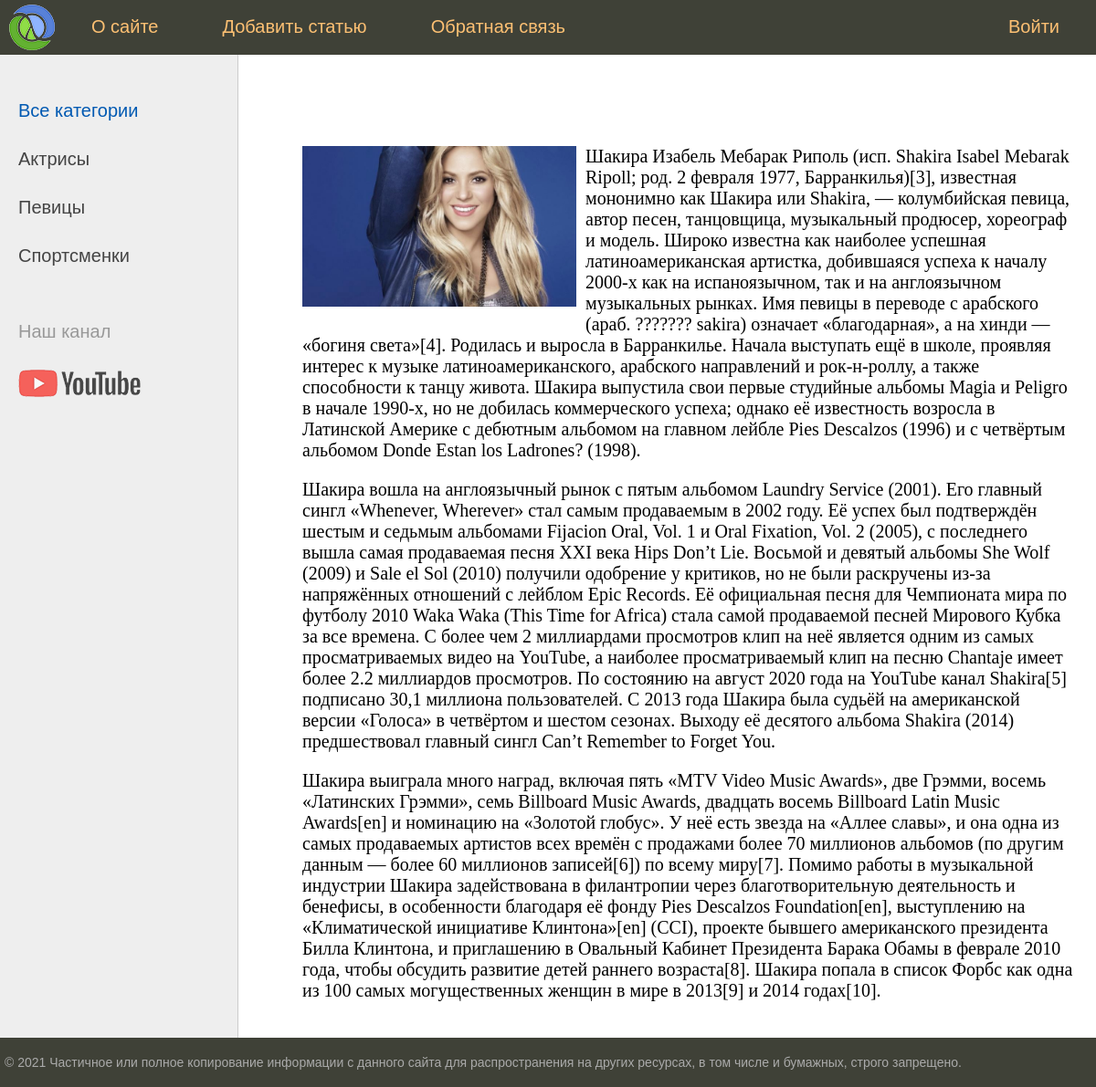
The page /post/shakira (signed in) on the database its author committed.
### women/models.py (models this page shows, shortened)
class Category(models.Model):
    name = models.CharField(max_length=100, db_index=True, verbose_name='Категория')
    slug = models.SlugField(max_length=255, unique=True, db_index=True, verbose_name='URL')
    def get_absolute_url(self):
        return reverse('category', kwargs={'cat_slug': self.slug})
    class Meta:
        verbose_name = 'Категория'
        verbose_name_plural = 'Категории'
        ordering = ['id']

class Women(models.Model):
    title = models.CharField(max_length=255, verbose_name='Заголовок')
    slug = models.SlugField(max_length=255, unique=True, db_index=True, verbose_name='URL')
    content = models.TextField(blank=True, verbose_name='Текст статьи')
    photo = models.ImageField(upload_to='photos/%Y/%m/%d/', verbose_name='Фотография')
    time_create = models.DateTimeField(auto_now_add=True, verbose_name='Дата создания')
    time_update = models.DateTimeField(auto_now=True, verbose_name='Дата именения')
    is_published = models.BooleanField(default=True, verbose_name='Опубликовано')
    cat = models.ForeignKey('Category', on_delete=models.PROTECT, verbose_name='Категория')
    def __str__(self):
        return self.title
    class Meta:
        verbose_name = 'Известные женщины'
        verbose_name_plural = 'Известные женщины'
        ordering = ['-time_create', 'title']

### women/views.py (the view)
# urls.py: path('post/<slug:post_slug>', ShowPost.as_view(), name='post'),
class ShowPost(DataMixin, DetailView):
    model = Women
    template_name = 'women/post.html'
    slug_url_kwarg = 'post_slug'
    context_object_name = 'post'
    def get_context_data(self, *, object_list=None, **kwargs):
        context = super().get_context_data(**kwargs)
        c_def = self.get_user_context(title=context['post'])
        return dict(list(context.items()) + list(c_def.items()))

### women/utils.py (called while the page is built)
    def get_user_context(self, **kwargs):
        context = kwargs
        cats = Category.objects.annotate(Count('women'))
        user_menu = menu.copy()
        if not self.request.user.is_authenticated:
            user_menu.pop(1)
        context['menu'] = user_menu
        context['cats'] = cats
        if 'cat_selected' not in context:
            context['cat_selected'] = 0
        return context

### women/templates/women/post.html
{% extends 'women/base.html' %}
{% block content %}
    {% if post.photo %}
        <p><img src="{{ post.photo.url }}" alt="" class="img-article-left"></p>
    {% endif %}
    {{ post.content|linebreaks }}
{% endblock %}

### women/templates/women/base.html (shortened to what this page needs)
{% load static %}
{% load women_tags %}
<!DOCTYPE html>
<html>
<head>
	<link type="text/css" href="{% static 'women/css/styles.css' %}" rel="stylesheet" />
</head>
<body>
<table class="table-page" border=0 cellpadding="0" cellspacing="0">
<tr><td valign=top>
{% block mainmenu %}
		<div class="header">
			<ul id="mainmenu" class="mainmenu">
			<li class="logo"><a href="{% url 'home' %}"><div class="logo"></div></a></li>
{% for m in menu %}
	{% if not forloop.last %}
			<li><a href="{% url m.url_name %}">{{m.title}}</a></li>
	{% else %}
			<li class="last"><a href="{% url m.url_name %}">{{m.title}}</a></li>
	{% endif %}
{% endfor %}
			</ul>
		</div>
{% endblock mainmenu %}
<table class="table-content" border=0 cellpadding="0" cellspacing="0">
<tr>
	<td valign="top" class="left-chapters">
	<ul id="leftchapters">
		{% if cat_selected == 0 %}
			<li class="selected">Все категории</li>
		{% else %}
			<li><a href="{% url 'home' %}">Все категории</a></li>
		{% endif %}
		{% for c in cats %}
		{% if c.women__count > 0 %}
			{% if c.pk == cat_selected %}
				<li class="selected">{{ c.name }}</li>
			{% else %}
				<li><a href="{{ c.get_absolute_url }}">{{ c.name }}</a></li>
			{% endif %}
		{% endif %}
		{% endfor %}
		<li class="share">
		<p>Наш канал</p>
		<a class="share-yt" href="https://www.youtube.com/channel/UClJzWfGWuGJL2t-3dYKcHTA/playlists" target="_blank" rel="nofollow"></a>
		</li>
	</ul>
</td>
<td valign="top" class="content">
	<div class="content-text">
{% block content %}
{% endblock %}
	</div>
</td></tr></table>
</td></tr>
<tr><td valign=top>
	<div id="footer">
		<p>&copy; 2021 Частичное или полное копирование информации с данного сайта для распространения на других ресурсах, в том числе и бумажных, строго запрещено.</p>
	</div>
</td></tr></table>
</body>
</html>

### women/static/women/css/styles.css (style rules this page uses)
html, body { font-family: 'Arial'; margin: 0; padding: 0; height: 100%; width: 100%; color: #444; }
a { color: #0059b2; text-decoration: none; }
img { max-width: 600px; height: auto; }
img.img-article-left { max-width: 300px; height: auto; float: left; padding: 0 10px 10px 0; }
.table-page { width: 100%; height: 100%; vertical-align: top; }
.table-page tr { height: 100%; }
.header { background: #3F4137; height: 60px; }
.logo { background: url('../images/logo.png') no-repeat 10px 5px; width: 70px; height: 60px; }
ul.mainmenu { list-style: none; margin: 0; padding: 0; height: 60px; color: #fdc073; font-size: 20px; overflow: hidden; }
ul.mainmenu li { float: left; margin: 18px 40px 0 30px; }
ul.mainmenu li.logo { margin: 0; }
ul.mainmenu li.last { float: right; }
ul.mainmenu li a { color: #fdc073; text-decoration: none; }
.table-content { width: 100%; min-height: 100%; height: 100%; }
.left-chapters { margin: 0; background: #eee; border-right: 1px solid #ccc; min-height: 100%; }
.left-chapters ul { width: 230px; min-height: 100%; margin: 0; padding: 20px 10px 10px 20px; list-style: none; font-size: 20px; }
.left-chapters ul li { margin: 30px 0 0 0; color: #999; }
.left-chapters ul li.selected { color: #0059b2; }
.left-chapters ul li a { color: #444; text-decoration: none; }
.left-chapters ul li.share { margin: 60px 0 0 0; }
.left-chapters ul li.share p { margin: 30px 0 30px 0; }
.left-chapters ul li.share a { display: inline-block; width: 40px; height: 40px; margin: 0 20px 0 0; }
.left-chapters ul li.share a.share-yt { width: 100%; height: 30px; background: url('../images/share_yt.png') no-repeat 0 0 }
.content { padding: 40px 20px 20px 40px; width: 100%; box-sizing: border-box; }
.content-text { margin: 60px 0 0 30px; color: #000; font-size: 20px; font-family: Yandex Sans Display Light; }
#footer { box-sizing: border-box; background: #3F4137; padding: 5px; color: #aaa; font-size: 14px; font-family: Verdana, Geneva, Arial, Helvetica; text-align: left; overflow: hidden; }

### rows shown on the page
Category: name "Актрисы"
Category: name "Певицы"
Category: name "Спортсменки"
Women: photo (picture), content "Шакира Изабель Мебарак Риполь (исп. Shakira Isabel Mebarak Ripoll; род. 2 февраля 1977, Барранкилья)[3], известная мононимно как Шакира или Shakira, — колумбийская певица, автор песен, танцовщица, музыкальный продюсер, хореограф и модель. Широко известна как наиболее успешная латиноамериканская артистка, добившаяся успеха к началу 2000-х как на испаноязычном, так и на англоязычном музыкальных рынках. Имя певицы в переводе с арабского (араб. ??????? sakira) означает «благодарная», а на хинди — «богиня света»[4]. Родилась и выросла в Барранкилье. Начала выступать ещё в школе, проявляя интерес к музыке латиноамериканского, арабского направлений и рок-н-роллу, а также способности к танцу…"

### other values the page prints
{{ m.title }} "О сайте" "Добавить статью" "Обратная связь"
{{ m.title }} "Войти"
